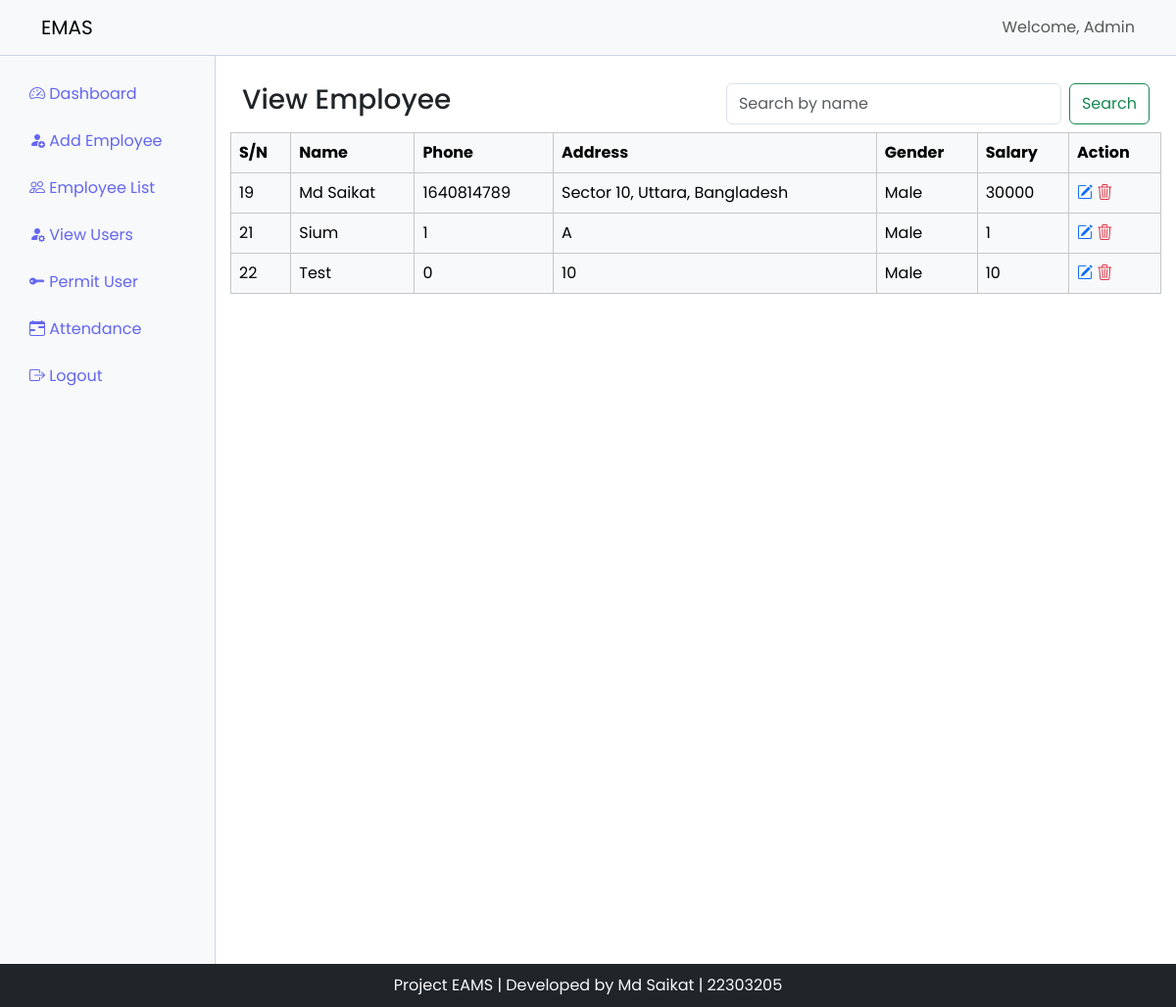
/view.php (signed in), run on the app's committed database.
### tables this page shows
CREATE TABLE `tb_employee` (
  `emp_id` int(11) NOT NULL,
  `emp_name` varchar(90) NOT NULL,
  `emp_phone` int(11) NOT NULL,
  `emp_address` varchar(255) NOT NULL,
  `emp_salary` int(10) NOT NULL,
  `emp_gender` varchar(10) NOT NULL
);

### view.php (the view, shortened to what this page needs)
<?php include('header.php'); ?>
    <div class="container">
        <div class="row">
            <div class="d-flex flex-row justify-content-between mt-2 mb-2">
                <h3>View Employee</h3>
                <form class="d-flex" role="search" method="POST">
                <input class="form-control me-2" type="search" placeholder="Search by name" aria-label="Search" name="search">
                <button class="btn btn-outline-success" type="submit">Search</button>
                </form>
            </div>
            <table class="table table-bordered table-hover table-light">
                <thead>
                    <tr>
                        <th>S/N</th>
                        <th>Name</th>
                        <th>Phone</th>
                        <th>Address</th>
                        <th>Gender</th>
                        <th>Salary</th>
                        <th>Action</th>
                    </tr>
                </thead>
                <tbody>
                <?php
                    if(isset($_POST["search"]) && !empty($_POST["search"])){
                        $keyword = $_POST["search"];
                        $sql = "SELECT * from tb_employee where emp_name LIKE '%$keyword%'";
                    }
                    else{
                        $sql = "SELECT * FROM tb_employee";
                    }
                    $res = mysqli_query(
                        $conn, $sql
                    );
                    while($rows=$res->fetch_assoc())
                    {
                ?>
                    <tr>
                        <td><?php echo $rows["emp_id"]; ?></td>
                        <td><?php echo $rows["emp_name"]; ?></td>
                        <td><?php echo $rows["emp_phone"]; ?></td>
                        <td><?php echo $rows["emp_address"]; ?></td>
                        <td><?php echo $rows["emp_gender"]; ?></td>
                        <td><?php echo $rows["emp_salary"]; q ?></td>
                        <td>
                            <a href="edit.php?id=<?php echo $rows['emp_id'];?>"><i class="bi bi-pencil-square text-primary"></i></a>
                            <a href="delete.php?id=<?php echo $rows['emp_id'];?>"><i class="bi bi-trash3 text-danger "></i></a>
                        </td>
                    </tr>
                <?php } ; ?>
                </tbody>
            </table>
        </div>
    </div>
<?php include('footer.php');?>

### css/style.css (style rules this page uses)
body { margin: 0; padding: 0; font-family: 'Poppins', sans-serif; }
td { text-transform: capitalize; }

### data on the page
tb_employee: emp_id "19", emp_name "Md Saikat", emp_phone "1640814789", emp_address "Sector 10, Uttara, Bangladesh", emp_gender "Male", emp_salary "30000"
tb_employee: emp_id "21", emp_name "Sium", emp_phone "1", emp_address "A", emp_gender "Male", emp_salary "1"
tb_employee: emp_id "22", emp_name "Test", emp_phone "0", emp_address "10", emp_gender "Male", emp_salary "10"

### other printed values
$_SESSION['username'] "Admin"
